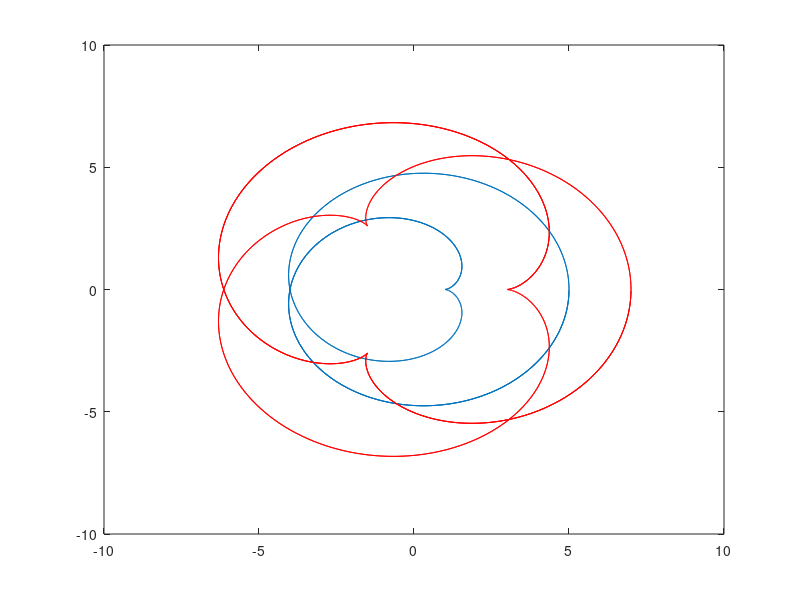

This chart was generated by the following MATLAB code:
a = [1,2,3];
b = [4;5;6];
c = b*a;
c^2;
[m,k] = max(b);
d = [b b];

a = [1,2,13;4,5,6;7,8,9];
b = [4,8,5;-1,0,5;2,3,8];
[m,n] = size(a);
t = a';
mean(a);
diag(a);
t = zeros(3);
t = eye(6);

x = a\b;
A = magic(10);
B = A(2:9,3:10);

P = [1,0,0,1];
polyval(P,3);
roots(P);

f = @(x) x.^3+1;
f(5);
f(1:3);

P1 = [-2,8,10]
P2 = [5,-1,5]
plot (P1,P2);

x = 0:0.01:1;
F = @(x) exp(10*x.*(x-1)).*sin(12*pi*x);
plot(x,F(x),'-*r');

t = 0:0.01:10*pi;
x = @(t,a,b) (a+b).*cos(t)-b.*cos((a/b+1)*t);
y = @(t,a,b) (a+b).*sin(t)-b.*sin((a/b+1)*t);
plot(x(t,1,2),y(t,1,2));
hold on
plot(x(t,3,2),y(t,3,2),'r');
% fplot(f,[0,1]);
